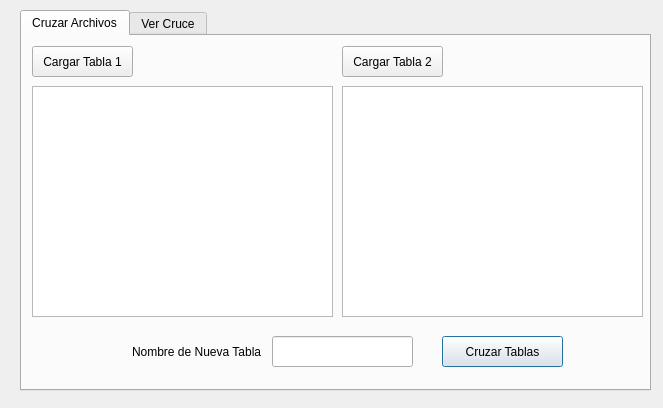
<?xml version="1.0" encoding="UTF-8"?>
<ui version="4.0">
 <class>dialog_nuevoRegistro</class>
 <widget class="QDialog" name="dialog_nuevoRegistro">
  <property name="geometry">
   <rect>
    <x>0</x>
    <y>0</y>
    <width>663</width>
    <height>408</height>
   </rect>
  </property>
  <property name="windowTitle">
   <string>Dialog</string>
  </property>
  <widget class="QTabWidget" name="tabWidget">
   <property name="geometry">
    <rect>
     <x>20</x>
     <y>10</y>
     <width>631</width>
     <height>381</height>
    </rect>
   </property>
   <property name="currentIndex">
    <number>0</number>
   </property>
   <widget class="QWidget" name="tab">
    <attribute name="title">
     <string>Cruzar Archivos</string>
    </attribute>
    <widget class="QPushButton" name="cruzar_tablas">
     <property name="geometry">
      <rect>
       <x>420</x>
       <y>300</y>
       <width>121</width>
       <height>31</height>
      </rect>
     </property>
     <property name="text">
      <string>Cruzar Tablas</string>
     </property>
    </widget>
    <widget class="QTableWidget" name="tabla1">
     <property name="geometry">
      <rect>
       <x>10</x>
       <y>50</y>
       <width>301</width>
       <height>231</height>
      </rect>
     </property>
    </widget>
    <widget class="QTableWidget" name="tabla2">
     <property name="geometry">
      <rect>
       <x>320</x>
       <y>50</y>
       <width>301</width>
       <height>231</height>
      </rect>
     </property>
    </widget>
    <widget class="QPushButton" name="cargar_tabla1">
     <property name="geometry">
      <rect>
       <x>10</x>
       <y>10</y>
       <width>101</width>
       <height>31</height>
      </rect>
     </property>
     <property name="text">
      <string>Cargar Tabla 1</string>
     </property>
    </widget>
    <widget class="QPushButton" name="cargar_tabla2">
     <property name="geometry">
      <rect>
       <x>320</x>
       <y>10</y>
       <width>101</width>
       <height>31</height>
      </rect>
     </property>
     <property name="text">
      <string>Cargar Tabla 2</string>
     </property>
    </widget>
    <widget class="QLineEdit" name="filename">
     <property name="geometry">
      <rect>
       <x>250</x>
       <y>300</y>
       <width>141</width>
       <height>31</height>
      </rect>
     </property>
    </widget>
    <widget class="QLabel" name="label">
     <property name="geometry">
      <rect>
       <x>110</x>
       <y>300</y>
       <width>131</width>
       <height>31</height>
      </rect>
     </property>
     <property name="text">
      <string>Nombre de Nueva Tabla</string>
     </property>
    </widget>
   </widget>
   <widget class="QWidget" name="tab_2">
    <attribute name="title">
     <string>Ver Cruce</string>
    </attribute>
    <widget class="QTableWidget" name="tabla_cruce">
     <property name="geometry">
      <rect>
       <x>90</x>
       <y>20</y>
       <width>421</width>
       <height>261</height>
      </rect>
     </property>
    </widget>
   </widget>
  </widget>
 </widget>
 <resources/>
 <connections/>
</ui>
